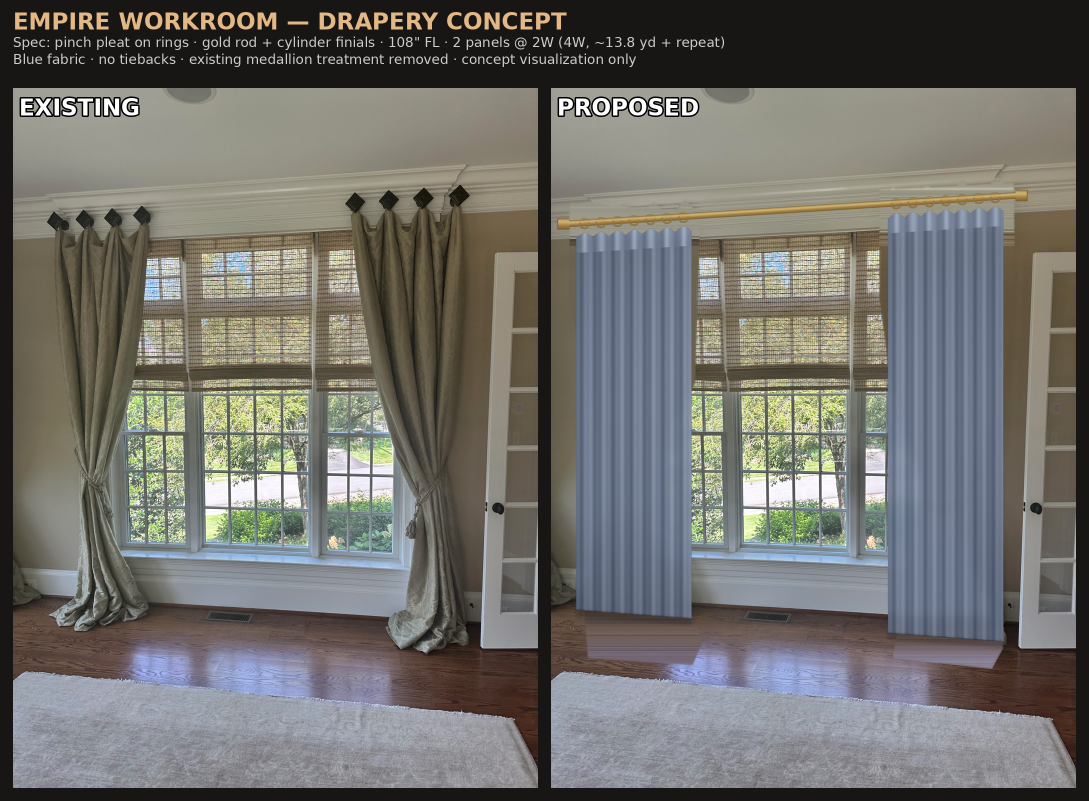
#> input picture backend/app/services/drawing/golden_drapery_composite.png, 2178 x 1602 px (shown at 1/2 size)
$ python -i ollama_bulk_classify.py   (imports and definitions only)
#> lines starting #> are read from the running program, lines starting #| are printed output that depends on the picture
#!/usr/bin/env python3
"""
Layer 3: Bulk classify remaining images through Ollama LLaVA.
Reads /data/images/presorted_inventory.json.
Processes images with pre_tag in ('needs-ai', 'unknown').
Saves progress after each batch. Safe to stop and resume.
Run overnight: nohup python3 ollama_bulk_classify.py &
"""
import os
import sys
import json
import base64
import urllib.request
import urllib.error
import shutil
import time
from pathlib import Path
from datetime import datetime
from concurrent.futures import ThreadPoolExecutor, as_completed

try:
    from PIL import Image
    import io
    HAS_PIL = True
except ImportError:
    HAS_PIL = False

PRESORTED_FILE = "/data/images/presorted_inventory.json"
PROGRESS_FILE = "/data/images/ollama_progress.json"
CLASSIFIED_DIR = "/data/images/classified"
OLLAMA_URL = "http://localhost:11434"

# Model selection: moondream (1B, faster) with llava fallback.
# Set OLLAMA_MODEL env var to override, e.g.: OLLAMA_MODEL=llava
OLLAMA_MODEL = os.environ.get("OLLAMA_MODEL", "moondream")
FALLBACK_MODEL = "llava" if OLLAMA_MODEL != "llava" else "moondream"

WORKERS = int(os.environ.get("CLASSIFY_WORKERS", "4"))  # Parallel workers (Xeon has 20 cores)
SAVE_EVERY = 25             # Save progress every N images
PAUSE_BETWEEN = 0.1         # Minimal pause (was 1.0s — thermal OK on Xeon)
CONFIDENCE_THRESHOLD = 0.6  # Below this = ambiguous, goes to Layer 4 (Grok)
IMAGE_MAX_SIZE = int(os.environ.get("IMAGE_MAX_SIZE", "512"))  # Was 768 — smaller = faster

CLASSIFY_PROMPT = """You are an image classifier for two businesses:
1. Empire Workroom - drapery, upholstery, curtains, blinds, fabric work, sewing
2. WoodCraft - woodworking, carpentry, furniture, cabinetry, wood finishing

Analyze this image. Respond with ONLY a JSON object:
{
  "business": "empire-workroom" | "woodcraft" | "general" | "personal",
  "category": "<category>",
  "description": "<1 sentence>",
  "quality": "high" | "medium" | "low",
  "social_ready": true | false,
  "confidence": 0.0 to 1.0
}

Categories:
- empire-workroom: before-after, finished-installs, fabrics-materials, in-progress, workshop, team
- woodcraft: before-after, finished-pieces, raw-materials, in-progress, workshop, team
- general: storefront, branding, events, misc
- personal: (empty string for category)
"""


def prepare_image(filepath, max_size=None):
    """Resize for Ollama (smaller = faster on CPU)."""
#> called with filepath = 'drawing/golden_drapery_composite.png'
    if max_size is None:
        max_size = IMAGE_MAX_SIZE
    if HAS_PIL:
        try:
            with Image.open(filepath) as img:
#> img is the input picture: PIL image 2178x1602 RGB; mean R, G, B 112.8, 111.6, 107.4
                if img.mode not in ("RGB", "RGBA"):
                    img = img.convert("RGB")
                w, h = img.size
#> w = 2178; h = 1602
                if max(w, h) > max_size:
                    ratio = max_size / max(w, h)
#> ratio = 0.235
                    img = img.resize((int(w * ratio), int(h * ratio)), Image.LANCZOS)
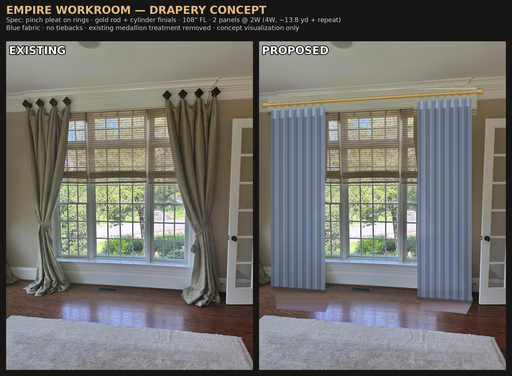
#> img: PIL image 512x376 RGB; mean R, G, B 112.8, 111.6, 107.4
                buf = io.BytesIO()
                img.save(buf, format="JPEG", quality=75)
                return base64.b64encode(buf.getvalue()).decode("utf-8")
        except Exception:
            pass
    # Fallback: raw base64
    with open(filepath, "rb") as f:
        return base64.b64encode(f.read()).decode("utf-8")


def classify_one(filepath):
    """Classify a single image through Ollama. Synchronous (CPU is the bottleneck)."""
    img_b64 = prepare_image(filepath)

    for model in [OLLAMA_MODEL, FALLBACK_MODEL] if FALLBACK_MODEL != OLLAMA_MODEL else [OLLAMA_MODEL]:
        payload = {
            "model": model,
            "prompt": CLASSIFY_PROMPT,
            "images": [img_b64],
            "stream": False
        }

        try:
            req_data = json.dumps(payload).encode("utf-8")
            req = urllib.request.Request(
                f"{OLLAMA_URL}/api/generate",
                data=req_data,
                headers={"Content-Type": "application/json"},
                method="POST"
            )
            with urllib.request.urlopen(req, timeout=300) as resp:
                raw = json.loads(resp.read().decode("utf-8")).get("response", "")

            # Parse JSON
            cleaned = raw.strip()
            if cleaned.startswith("```"):
                cleaned = cleaned.split("\n", 1)[-1].rsplit("```", 1)[0].strip()
            result = json.loads(cleaned)

            return {
                "business": result.get("business", "general"),
                "category": result.get("category", "misc"),
                "description": result.get("description", ""),
                "quality": result.get("quality", "medium"),
                "social_ready": result.get("social_ready", False),
                "confidence": result.get("confidence", 0.5),
                "classified_by": f"ollama-{model}",
                "error": None
            }
        except Exception as e:
            last_error = str(e)
            continue

    return {
        "business": "general",
        "category": "misc",
        "description": f"Ollama error: {last_error[:100] if 'last_error' in locals() else 'unknown'}",
        "quality": "low",
        "social_ready": False,
        "confidence": 0.0,
        "classified_by": f"ollama-{OLLAMA_MODEL}",
        "error": last_error[:200] if 'last_error' in locals() else "unknown",
    }


# [6 lines left out: function load_progress, not called in this run]


def save_progress(processed_set, stats):
    with open(PROGRESS_FILE, "w") as f:
        json.dump({"processed": list(processed_set), "stats": stats}, f)


# [140 lines left out: function run_bulk_classification, not called in this run]


# [2 lines not run here, left out]

#> (the run stopped early here; a loop or call above may not have finished)

$ run again, on backend/app/services/drawing/golden_presentation_board_proposed.png
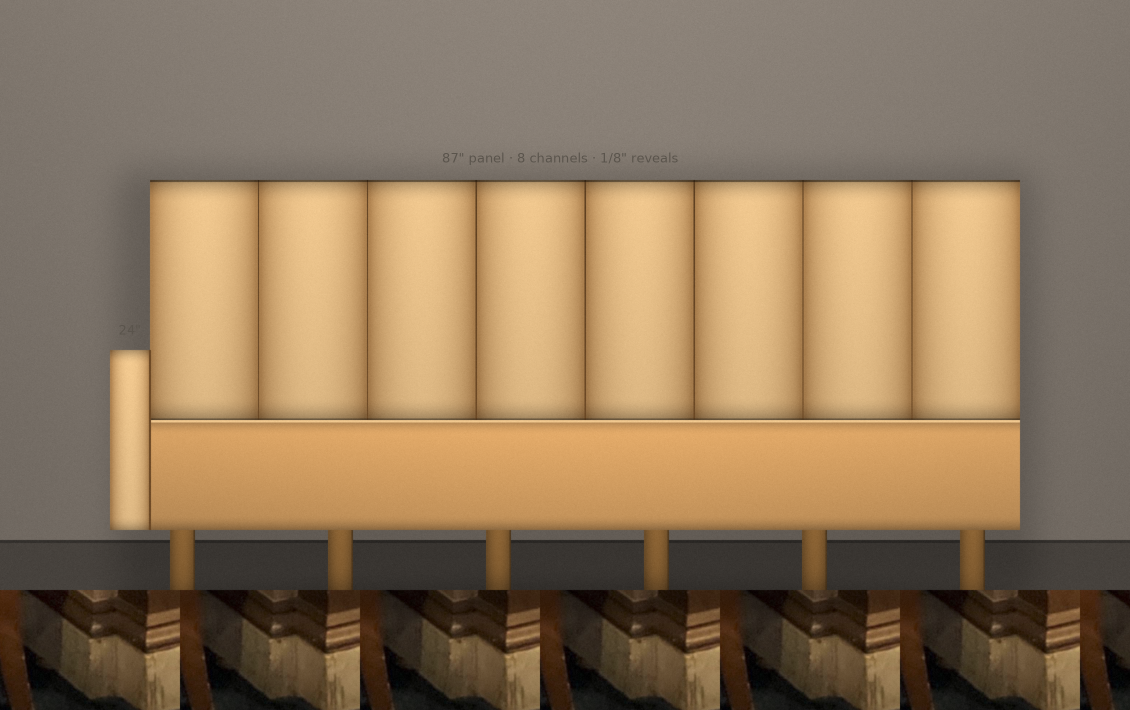
#> input picture backend/app/services/drawing/golden_presentation_board_proposed.png, 2260 x 1420 px (shown at 1/2 size)
#> in prepare_image, img is the input picture: PIL image 2260x1420 RGB; mean R, G, B 142.3, 119, 91
#> in prepare_image, `img = img.resize((int(w * ratio), int(h * ratio)), Image.LANCZOS)`:
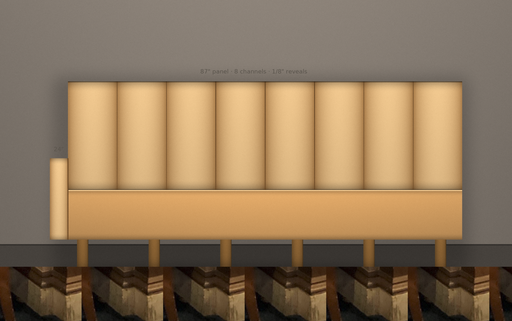
#> img: PIL image 512x321 RGB; mean R, G, B 142.3, 119, 91
